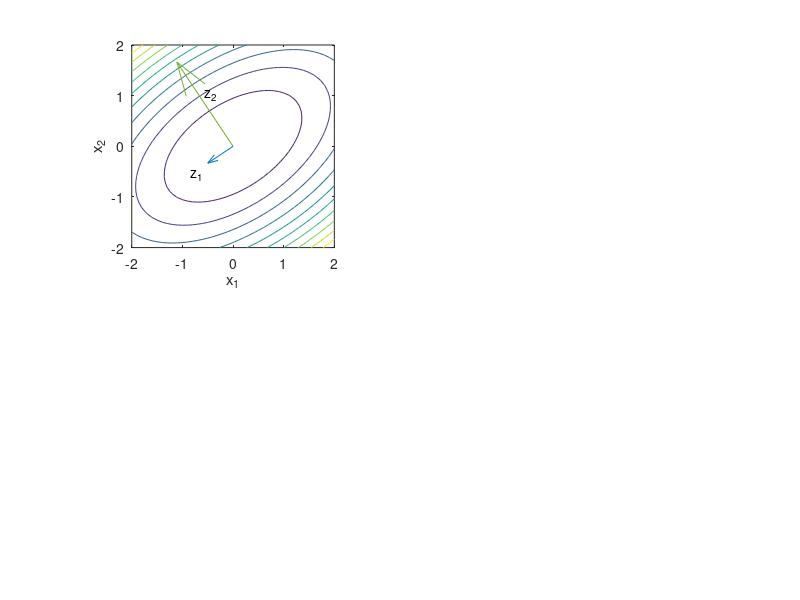
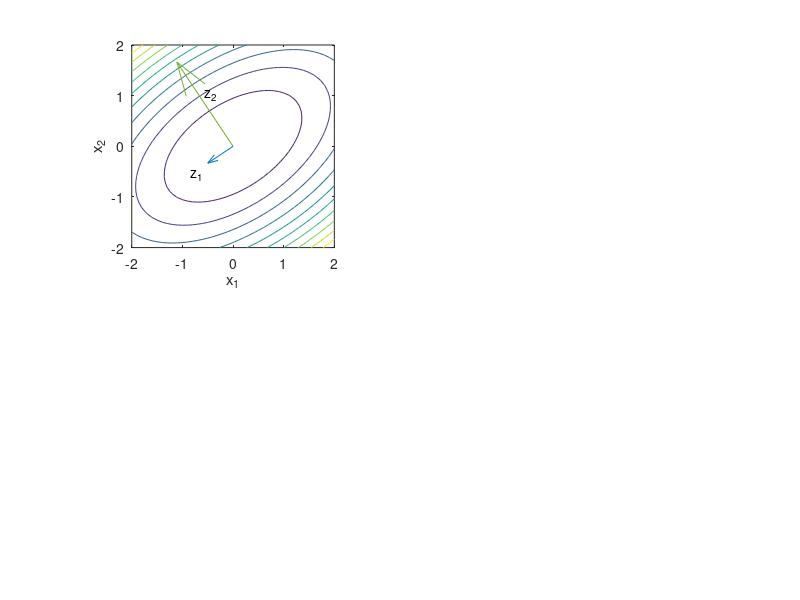

Reproduce these figures in MATLAB, in order.
% make a contour plot of eigenstuff
% Copyright 1999 by Todd K. Moon

R = [5.15385 -3.23077; -3.23077 7.84615];

%R = inv(R);               % uncomment this line to get level curves for inv(R)

[ur,vr] = eig(R)

[Q,v] = eig(R);
Q1 = Q(:,1); q2 = Q(:,2);
x0 = [0;0];        % center point
stx=-2; endx=2;
sty=-2; endy=2;
x1 = (stx+x0(1):.1:endx+x0(1))';
x2 = (sty+x0(2):.1:endy+x0(2))';
[X1,X2] = meshgrid(x1,x2);
Z = (X1-x0(1)).^2 .* R(1,1) + (X2-x0(2)).^2 .* R(2,2) + 2*(X1-x0(1)).*(X2-x0(2)).*R(1,2);
 
clf
subplot(2,2,1);
contour(x1,x2,Z,10);
axis('equal');
axis('square');
hold on
scf = 0.2;
%scf = 1/scf;                % uncomment to scale for inv(R)
quiver(x0(1),x0(2),ur(1,1)*vr(1,1)*scf,ur(2,1)*vr(1,1)*scf,0)
quiver(x0(1),x0(2),ur(1,2)*vr(2,2)*scf,ur(2,2)*vr(2,2)*scf,0)
text(x0(1)+ur(1,1),x0(2)+ur(2,1),'z_1')
text(x0(1)+ur(1,2),x0(2)+ur(2,2)+.2,'z_2')
xlabel('x_1')
ylabel('x_2')
% 
% Output: comment as appropriate for R or inv(R)
print -dps ../pictures/eigdirex1.ps
print -deps ../pictures/eigdirex1.eps
%print -dps ../pictures/eigdirex2.ps
%print -deps ../pictures/eigdirex2.eps
